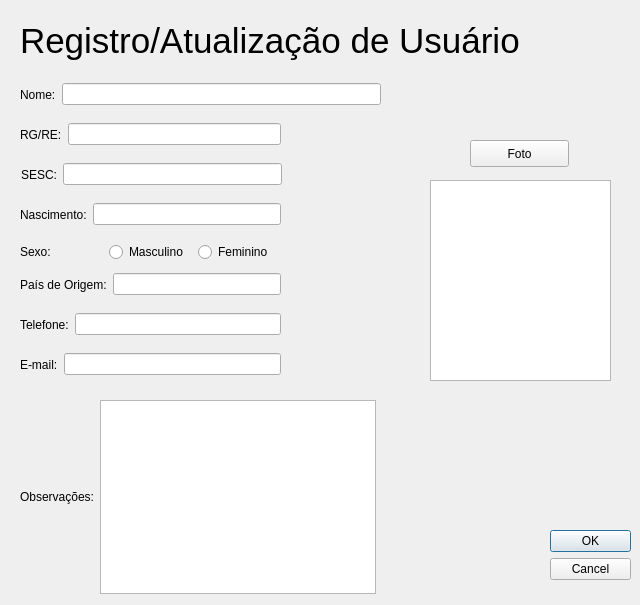
<?xml version="1.0" encoding="UTF-8"?>
<ui version="4.0">
 <class>Dlg_registraUsuario</class>
 <widget class="QDialog" name="Dlg_registraUsuario">
  <property name="geometry">
   <rect>
    <x>0</x>
    <y>0</y>
    <width>640</width>
    <height>605</height>
   </rect>
  </property>
  <property name="windowTitle">
   <string>Dialog</string>
  </property>
  <widget class="QDialogButtonBox" name="buttonBox">
   <property name="geometry">
    <rect>
     <x>550</x>
     <y>530</y>
     <width>81</width>
     <height>71</height>
    </rect>
   </property>
   <property name="orientation">
    <enum>Qt::Vertical</enum>
   </property>
   <property name="standardButtons">
    <set>QDialogButtonBox::Cancel|QDialogButtonBox::Ok</set>
   </property>
  </widget>
  <widget class="QLabel" name="label">
   <property name="geometry">
    <rect>
     <x>20</x>
     <y>20</y>
     <width>511</width>
     <height>41</height>
    </rect>
   </property>
   <property name="font">
    <font>
     <pointsize>26</pointsize>
    </font>
   </property>
   <property name="text">
    <string>Registro/Atualização de Usuário</string>
   </property>
  </widget>
  <widget class="QWidget" name="layoutWidget">
   <property name="geometry">
    <rect>
     <x>20</x>
     <y>80</y>
     <width>361</width>
     <height>29</height>
    </rect>
   </property>
   <layout class="QHBoxLayout" name="horizontalLayout">
    <item>
     <widget class="QLabel" name="label_2">
      <property name="text">
       <string>Nome:</string>
      </property>
     </widget>
    </item>
    <item>
     <widget class="QLineEdit" name="lineEdit"/>
    </item>
   </layout>
  </widget>
  <widget class="QWidget" name="layoutWidget">
   <property name="geometry">
    <rect>
     <x>20</x>
     <y>120</y>
     <width>261</width>
     <height>29</height>
    </rect>
   </property>
   <layout class="QHBoxLayout" name="horizontalLayout_2">
    <item>
     <widget class="QLabel" name="label_3">
      <property name="text">
       <string>RG/RE:</string>
      </property>
     </widget>
    </item>
    <item>
     <widget class="QLineEdit" name="lineEdit_2"/>
    </item>
   </layout>
  </widget>
  <widget class="QWidget" name="layoutWidget">
   <property name="geometry">
    <rect>
     <x>21</x>
     <y>160</y>
     <width>261</width>
     <height>29</height>
    </rect>
   </property>
   <layout class="QHBoxLayout" name="horizontalLayout_3">
    <item>
     <widget class="QLabel" name="label_4">
      <property name="text">
       <string>SESC:</string>
      </property>
     </widget>
    </item>
    <item>
     <widget class="QLineEdit" name="lineEdit_3"/>
    </item>
   </layout>
  </widget>
  <widget class="QWidget" name="layoutWidget">
   <property name="geometry">
    <rect>
     <x>20</x>
     <y>200</y>
     <width>261</width>
     <height>29</height>
    </rect>
   </property>
   <layout class="QHBoxLayout" name="horizontalLayout_4">
    <item>
     <widget class="QLabel" name="label_5">
      <property name="text">
       <string>Nascimento:</string>
      </property>
     </widget>
    </item>
    <item>
     <widget class="QLineEdit" name="lineEdit_4"/>
    </item>
   </layout>
  </widget>
  <widget class="QWidget" name="layoutWidget">
   <property name="geometry">
    <rect>
     <x>20</x>
     <y>270</y>
     <width>261</width>
     <height>29</height>
    </rect>
   </property>
   <layout class="QHBoxLayout" name="horizontalLayout_5">
    <item>
     <widget class="QLabel" name="label_7">
      <property name="text">
       <string>País de Origem:</string>
      </property>
     </widget>
    </item>
    <item>
     <widget class="QLineEdit" name="lineEdit_5"/>
    </item>
   </layout>
  </widget>
  <widget class="QWidget" name="layoutWidget">
   <property name="geometry">
    <rect>
     <x>20</x>
     <y>310</y>
     <width>261</width>
     <height>29</height>
    </rect>
   </property>
   <layout class="QHBoxLayout" name="horizontalLayout_6">
    <item>
     <widget class="QLabel" name="label_8">
      <property name="text">
       <string>Telefone:</string>
      </property>
     </widget>
    </item>
    <item>
     <widget class="QLineEdit" name="lineEdit_6"/>
    </item>
   </layout>
  </widget>
  <widget class="QWidget" name="layoutWidget">
   <property name="geometry">
    <rect>
     <x>20</x>
     <y>350</y>
     <width>261</width>
     <height>29</height>
    </rect>
   </property>
   <layout class="QHBoxLayout" name="horizontalLayout_7">
    <item>
     <widget class="QLabel" name="label_9">
      <property name="text">
       <string>E-mail:</string>
      </property>
     </widget>
    </item>
    <item>
     <widget class="QLineEdit" name="lineEdit_7"/>
    </item>
   </layout>
  </widget>
  <widget class="QWidget" name="layoutWidget">
   <property name="geometry">
    <rect>
     <x>20</x>
     <y>240</y>
     <width>261</width>
     <height>24</height>
    </rect>
   </property>
   <layout class="QHBoxLayout" name="horizontalLayout_8">
    <item>
     <widget class="QLabel" name="label_6">
      <property name="text">
       <string>Sexo:</string>
      </property>
     </widget>
    </item>
    <item>
     <widget class="QRadioButton" name="radioButton">
      <property name="text">
       <string>Masculino</string>
      </property>
     </widget>
    </item>
    <item>
     <widget class="QRadioButton" name="radioButton_2">
      <property name="text">
       <string>Feminino</string>
      </property>
     </widget>
    </item>
   </layout>
  </widget>
  <widget class="QWidget" name="layoutWidget">
   <property name="geometry">
    <rect>
     <x>20</x>
     <y>400</y>
     <width>356</width>
     <height>194</height>
    </rect>
   </property>
   <layout class="QHBoxLayout" name="horizontalLayout_9">
    <item>
     <widget class="QLabel" name="label_10">
      <property name="text">
       <string>Observações:</string>
      </property>
     </widget>
    </item>
    <item>
     <widget class="QPlainTextEdit" name="plainTextEdit"/>
    </item>
   </layout>
  </widget>
  <widget class="QPushButton" name="pushButton">
   <property name="geometry">
    <rect>
     <x>470</x>
     <y>140</y>
     <width>99</width>
     <height>27</height>
    </rect>
   </property>
   <property name="text">
    <string>Foto</string>
   </property>
  </widget>
  <widget class="QGraphicsView" name="graphicsView">
   <property name="geometry">
    <rect>
     <x>430</x>
     <y>180</y>
     <width>181</width>
     <height>201</height>
    </rect>
   </property>
  </widget>
 </widget>
 <resources/>
 <connections>
  <connection>
   <sender>buttonBox</sender>
   <signal>accepted()</signal>
   <receiver>Dlg_registraUsuario</receiver>
   <slot>accept()</slot>
   <hints>
    <hint type="sourcelabel">
     <x>248</x>
     <y>254</y>
    </hint>
    <hint type="destinationlabel">
     <x>157</x>
     <y>274</y>
    </hint>
   </hints>
  </connection>
  <connection>
   <sender>buttonBox</sender>
   <signal>rejected()</signal>
   <receiver>Dlg_registraUsuario</receiver>
   <slot>reject()</slot>
   <hints>
    <hint type="sourcelabel">
     <x>316</x>
     <y>260</y>
    </hint>
    <hint type="destinationlabel">
     <x>286</x>
     <y>274</y>
    </hint>
   </hints>
  </connection>
 </connections>
</ui>
